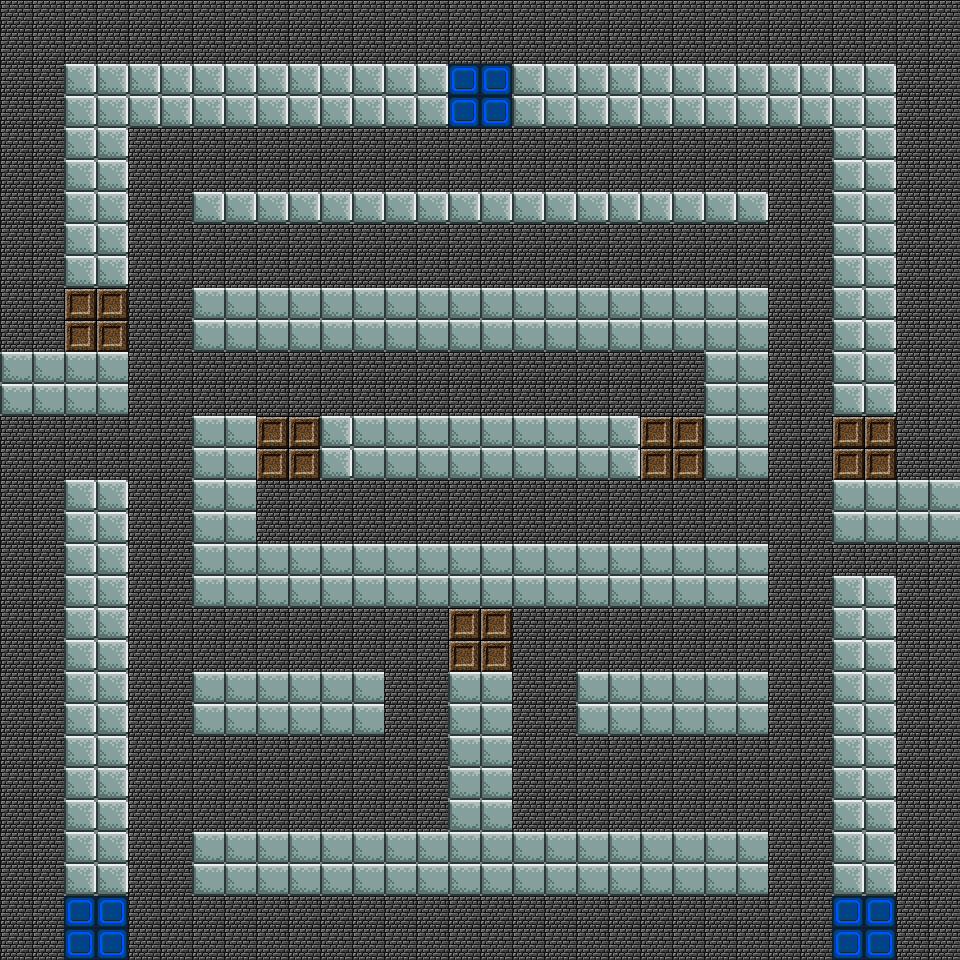

This game map was drawn from its Tiled (.tmx) file and the tilesets committed beside it. A one-line description and the trimmed map source follow:
An orthogonal 30x30 tile map with 32x32 px tiles, 3 tile layers (BG, Tile Layer 1, Spawn3), 1 hidden layer not drawn, 2 tilesets.

<map version="1.0" orientation="orthogonal" renderorder="right-down" width="30" height="30" tilewidth="32" tileheight="32" nextobjectid="6">
 <tileset firstgid="1" name="Simple" tilewidth="32" tileheight="32" tilecount="40" columns="8">
  <image source="../png/simpleGraphics_tiles32x32.png" width="256" height="160" />
 </tileset>
 <tileset firstgid="41" name="dungeonIcons" tilewidth="32" tileheight="32" tilecount="3072" columns="64">
  <image source="../png/DungeonCrawl_ProjectUtumnoTileset.png" width="2048" height="1536" />
 </tileset>
 <layer name="BG" width="30" height="30">
  <data>[900 cells, 900 non-empty, 1 distinct tile ids]</data>
 </layer>
 <layer name="Tile Layer 1" width="30" height="30">
  <data>[900 cells, 334 non-empty, 2 distinct tile ids]</data>
 </layer>
 <layer name="Spawn3" width="30" height="30">
  <data>[900 cells, 32 non-empty, 2 distinct tile ids]</data>
 </layer>
 <layer name="Spawn4" width="30" height="30" visible="0">
  <data>[900 cells, 36 non-empty, 2 distinct tile ids]</data>
 </layer>
</map>
